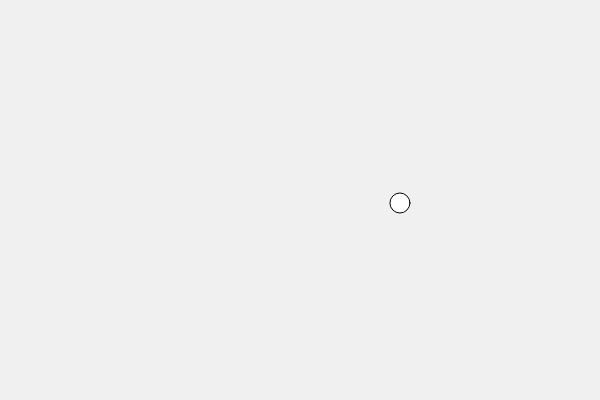
Frame 1 (no input)
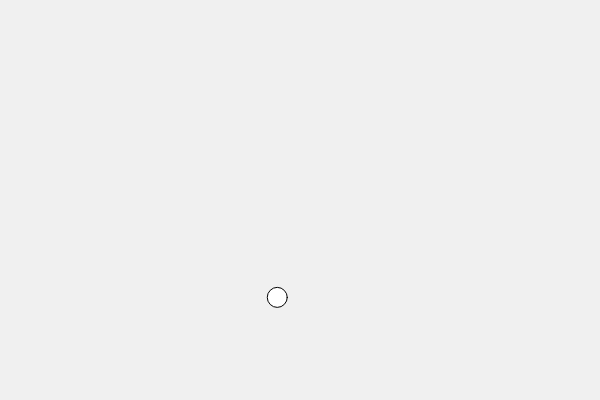
Frame 60 (no input)
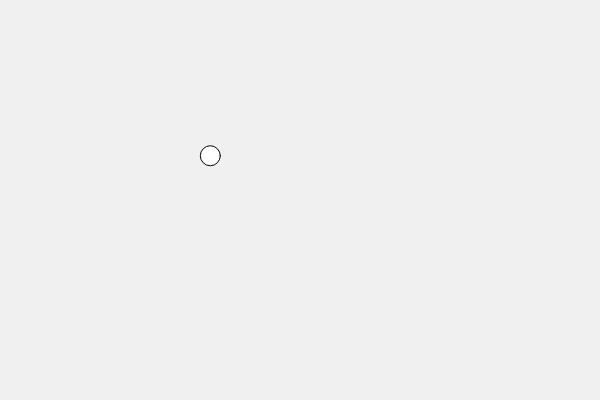
Frame 120 (the mouse pressed at the canvas centre since frame 60)

The p5.js sketch that drew these frames (run headless with seeded random() and noise() and a simulated clock; from frame 60 on, the mouse is pressed at the canvas centre):

// p5.js sketch
// ── sketch.js
function setup() {
 createCanvas(600, 400);
}
function draw() {
 background(240);
 let theta = frameCount * 0.03;
  let x = 100;
 let y = 0;
 let xr = x * cos(theta) - y * sin(theta);
 let yr = x * sin(theta) + y * cos(theta);
 translate(width/2, height/2);
 circle(xr, yr, 20);
}
